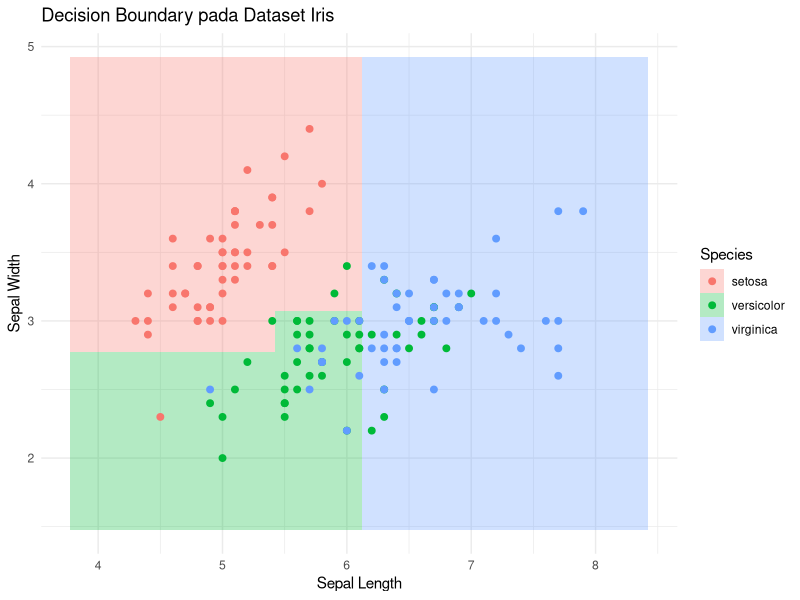

Reproduce this figure in R.
# Memuat pustaka
library(ggplot2)
library(rpart)

# Menggunakan dua fitur utama
data <- iris[, c("Sepal.Length", "Sepal.Width", "Species")]

# Membuat model decision tree
model <- rpart(Species ~ Sepal.Length + Sepal.Width, data = data, method = "class")

# Membuat grid data untuk prediksi seluruh area plot
x_min <- min(data$Sepal.Length) - 0.5
x_max <- max(data$Sepal.Length) + 0.5
y_min <- min(data$Sepal.Width) - 0.5
y_max <- max(data$Sepal.Width) + 0.5

grid <- expand.grid(
  Sepal.Length = seq(x_min, x_max, by = 0.05),
  Sepal.Width = seq(y_min, y_max, by = 0.05)
)

# Prediksi seluruh grid menggunakan model
grid$Species <- predict(model, newdata = grid, type = "class")

# Plot Decision Boundary
ggplot() +
  geom_tile(data = grid, aes(x = Sepal.Length, y = Sepal.Width, fill = Species), alpha = 0.3) +
  geom_point(data = data, aes(x = Sepal.Length, y = Sepal.Width, color = Species), size = 2) +
  labs(
    title = "Decision Boundary pada Dataset Iris",
    x = "Sepal Length",
    y = "Sepal Width"
  ) +
  theme_minimal()
